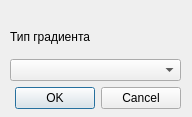
<?xml version="1.0" encoding="UTF-8"?>
<ui version="4.0">
 <class>GradientDialog</class>
 <widget class="QDialog" name="GradientDialog">
  <property name="geometry">
   <rect>
    <x>0</x>
    <y>0</y>
    <width>192</width>
    <height>117</height>
   </rect>
  </property>
  <property name="windowTitle">
   <string>Dialog</string>
  </property>
  <widget class="QWidget" name="">
   <property name="geometry">
    <rect>
     <x>10</x>
     <y>20</y>
     <width>171</width>
     <height>89</height>
    </rect>
   </property>
   <layout class="QVBoxLayout" name="verticalLayout">
    <item>
     <widget class="QLabel" name="label">
      <property name="text">
       <string>Тип градиента</string>
      </property>
     </widget>
    </item>
    <item>
     <widget class="QComboBox" name="gradienttype"/>
    </item>
    <item>
     <widget class="QDialogButtonBox" name="buttonBox">
      <property name="orientation">
       <enum>Qt::Horizontal</enum>
      </property>
      <property name="standardButtons">
       <set>QDialogButtonBox::Cancel|QDialogButtonBox::Ok</set>
      </property>
     </widget>
    </item>
   </layout>
  </widget>
 </widget>
 <resources/>
 <connections>
  <connection>
   <sender>buttonBox</sender>
   <signal>accepted()</signal>
   <receiver>GradientDialog</receiver>
   <slot>accept()</slot>
   <hints>
    <hint type="sourcelabel">
     <x>248</x>
     <y>254</y>
    </hint>
    <hint type="destinationlabel">
     <x>157</x>
     <y>274</y>
    </hint>
   </hints>
  </connection>
  <connection>
   <sender>buttonBox</sender>
   <signal>rejected()</signal>
   <receiver>GradientDialog</receiver>
   <slot>reject()</slot>
   <hints>
    <hint type="sourcelabel">
     <x>316</x>
     <y>260</y>
    </hint>
    <hint type="destinationlabel">
     <x>286</x>
     <y>274</y>
    </hint>
   </hints>
  </connection>
 </connections>
</ui>
